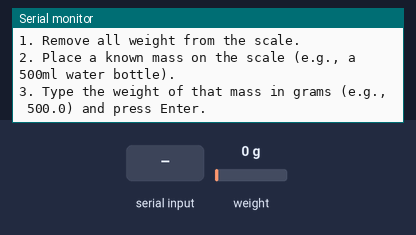
The sketch below on a simulated Arduino Uno, built with avr-gcc and run on an emulated ATmega328P. On the bench: the last lines printed to the serial monitor. The inputs (shaded band) are chosen by the test bench; at power-on: weight on the scale 0 g.

Above: at 3.6 s.
3.7 s: "90,45\n" received over Serial
At 4.5 s:
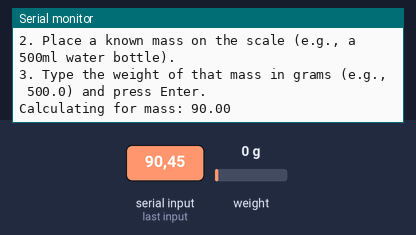
6.7 s: "30,150\n" received over Serial
At 7.7 s:
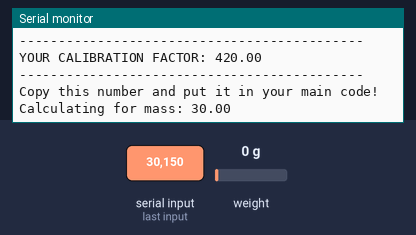
Timing chart, 0 to 9.7 s (numbered marks = the images above; inputs shaded):
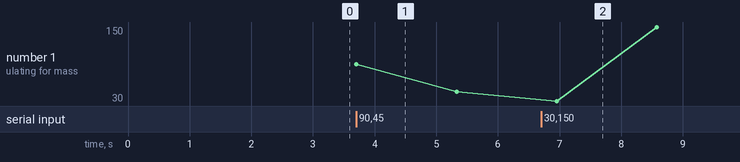

The sketch:

NewCal.ino
```cpp
#include <HX711_ADC.h>

// Pins for Nano 33 BLE
const int HX711_dout = 4;
const int HX711_sck = 5;

HX711_ADC LoadCell(HX711_dout, HX711_sck);

void setup() {
  Serial.begin(57600);
  while (!Serial); // Wait for Serial Monitor

  Serial.println("--- Flow State Calibration ---");
  LoadCell.begin();

  unsigned long stabilizingtime = 2000;
  LoadCell.start(stabilizingtime, true); // true = perform tare

  if (LoadCell.getTareTimeoutFlag()) {
    Serial.println("Timeout: Check wiring to pins 4 and 5");
    while (1);
  }

  Serial.println("1. Remove all weight from the scale.");
  Serial.println("2. Place a known mass on the scale (e.g., a 500ml water bottle).");
  Serial.println("3. Type the weight of that mass in grams (e.g., 500.0) and press Enter.");
}

void loop() {
  static boolean newDataReady = 0;
  if (LoadCell.update()) newDataReady = true;

  if (Serial.available() > 0) {
    float known_mass = Serial.parseFloat();
    if (known_mass != 0) {
      Serial.print("Calculating for mass: ");
      Serial.println(known_mass);

      LoadCell.refreshDataSet();
      float newCalibrationValue = LoadCell.getNewCalibration(known_mass);

      Serial.println("--------------------------------------------");
      Serial.print("YOUR CALIBRATION FACTOR: ");
      Serial.println(newCalibrationValue);
      Serial.println("--------------------------------------------");
      Serial.println("Copy this number and put it in your main code!");
    }
  }
}
```

Measured:
- after the input at 3.7 s, the serial monitor: prints a new line at once (image 1)
- after the input at 6.7 s, the serial monitor: prints a new line after 0.25 s (image 2)
- plotted number 1: 45 → 150 after the input at 6.7 s
